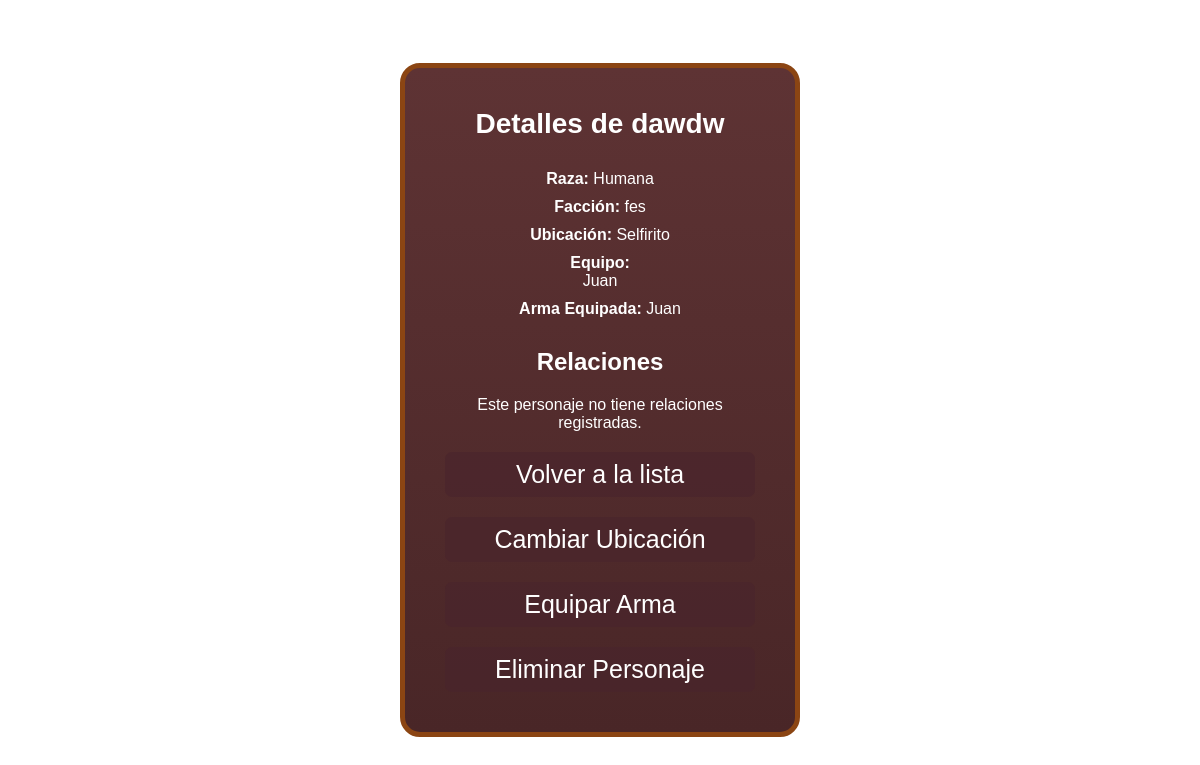
Screenshot of /detail_character/10/ with the database file from the repository.
### character/models.py (models this page shows, shortened)
class Character(models.Model):
    name = models.CharField(max_length=50, unique=True)
    race = models.CharField(max_length=50, choices=[('elfo', 'Elfo'), ('humana', 'Humana'), ('Enano', 'Enano'), ('Hobbit', 'Hobbit')])
    faction = models.CharField(max_length=100)
    ubication = models.CharField(max_length=100)
    equipment = models.ManyToManyField(Equipment, blank=False, related_name='equipamiento' )
    arma_equipada = models.ForeignKey(Equipment, null=True, blank=True, on_delete=models.SET_NULL, related_name='arma_equipada')

### equipment/models.py (models this page shows, shortened)
class Equipment(models.Model):
    name = models.CharField(max_length=100, unique=True)
    tipo = models.CharField(max_length=50, choices=[('weapon', 'Weapon'), ('armor', 'Armor')])
    potencia = models.IntegerField()
    imagen = models.ImageField(upload_to='equipment/', null=True, blank=True)
    def __str__(self):
        return f"{self.name}"

### character/views.py (the view)
# urls.py: path('detail_character/<int:pk>/', views.DetailCharacterView.as_view(), name='detail_character'),
class DetailCharacterView(DetailView):
    model = Character
    template_name = "character_detail.html"
    context_object_name = "character"

### character/templates/character_detail.html (shortened to what this page needs)
{% load static %}
<!DOCTYPE html>
<html lang="en">
<head>
   <link rel="stylesheet" href="{% static 'character_detail.css' %}">
</head>
<body>
<div>
   <h1>Detalles de {{ character.name }}</h1>
   <ul>
       <li><strong>Raza:</strong> {{ character.get_race_display }}</li>
       <li><strong>Facción:</strong> {{ character.faction }}</li>
       <li><strong>Ubicación:</strong> {{ character.ubication }}</li>
       <li><strong>Equipo:</strong>
           {% if character.equipment.all %}
               <ul>
                   {% for item in character.equipment.all %}
                       <li>{{ item.name }}</li>
                   {% endfor %}
               </ul>
           {% else %}
               Ningún equipo equipado.
           {% endif %}
       </li>
       <li><strong>Arma Equipada:</strong> {{ character.arma_equipada|default:"Sin arma" }}</li>
   </ul>
   <h2>Relaciones</h2>
   {% if character.personaje1.all or character.personaje2.all %}
       <ul>
           {% for relacion in character.personaje1.all %}
               <li>{{ character.name }} es {{ relacion.get_tipo_display }} de {{ relacion.related_to.name }}
                   (Confianza: {{ relacion.confidence_level }})
               </li>
           {% endfor %}
           {% for relacion in character.personaje2.all %}
               <li>{{ character.name }} es {{ relacion.get_tipo_display }} de {{ relacion.character.name }}
                   (Confianza: {{ relacion.confidence_level }})
               </li>
           {% endfor %}
       </ul>
   {% else %}
       <p>Este personaje no tiene relaciones registradas.</p>
   {% endif %}
   <a href="{% url 'character:character_list' %}">Volver a la lista</a>
   <a href="{% url 'character:change_ubication' character.id %}">Cambiar Ubicación</a>
   <a href="{% url 'character:equip_weapon' character.id %}">Equipar Arma</a>
   <a href="{% url 'character:delete_character' character.id %}">Eliminar Personaje</a>
</div>
</body>
</html>

### character/static/character_detail.css (style rules this page uses)
* { padding: 0; margin: 0; box-sizing: border-box; }
body { font-family: sans-serif; color: white; background-image: url("images/fondo.webp"); background-size: cover; background-position: center; background-repeat: no-repeat; display: flex; flex-direction: column; gap: 20px; justify-content: center; align-items: center; height: 100vh; }
div { background: linear-gradient(to bottom, #5e3334, #492627); border: 5px saddlebrown solid; border-radius: 20px; padding: 40px; display: flex; flex-direction: column; gap: 20px; transition: transform 0.3s ease, box-shadow 0.3s ease; text-align: center; max-width: 400px; width: 100%; }
h1 { font-size: 28px; margin-bottom: 10px; }
li { list-style: none; margin-bottom: 10px; }
a { font-size: 25px; color: white; text-decoration: none; padding: 8px 12px; border-radius: 7px; background-color: rgba(73, 36, 45, 0.62); transition: background-color 0.35s ease, color 0.35s ease; }

### rows the page displays
Character: name "dawdw", race "Humana", faction "fes", ubication "Selfirito", arma_equipada "Juan"
Equipment: name "Juan"
